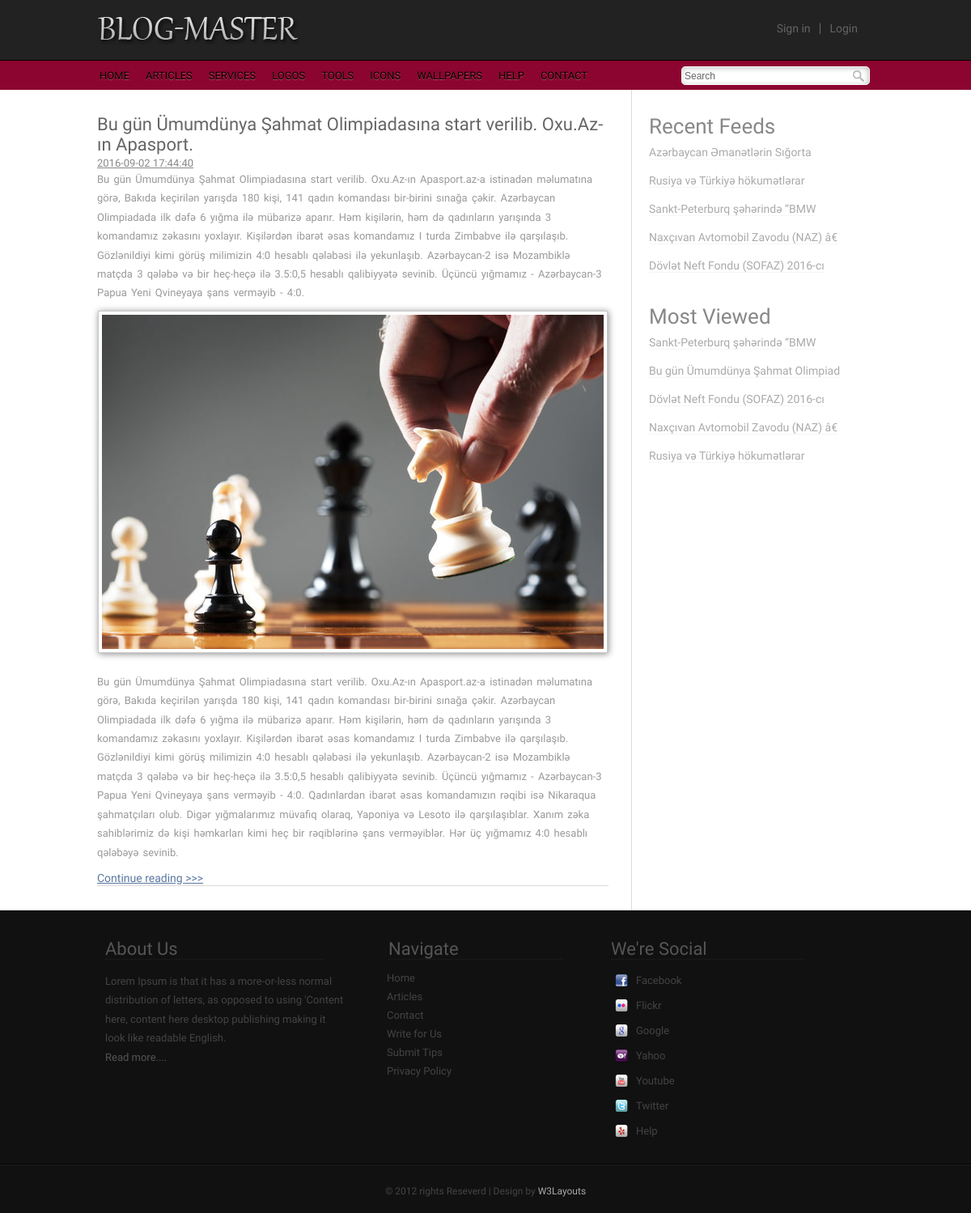
The page /single.php on the database its author committed.
### tables this page shows
CREATE TABLE `navbar` (
  `id` int(11) NOT NULL,
  `name` varchar(50) NOT NULL
);

CREATE TABLE `news` (
  `id` int(11) NOT NULL,
  `headContent` text NOT NULL,
  `content` text NOT NULL,
  `image` varchar(200) NOT NULL,
  `data` timestamp NOT NULL DEFAULT CURRENT_TIMESTAMP ON UPDATE CURRENT_TIMESTAMP,
  `viewed` int(11) NOT NULL
);

### config.php (called while the page is built, shortened)
<?php
class database{
	public $hostname = 'localhost';
	public $username = 'root';
	public $password = '';
	public $db_name = 'week10day04-task';
	public $connect;
	public function __construct(){
		$this -> connect = mysqli_connect($this -> hostname, $this -> username, $this -> password, $this -> db_name);
	}
	public function select($table, $column = "*", $id = NULL, $whereColumn = NULL, $search=NULL, $orderByColumn = NULL, $ABC_DESC = NULL, $limit = NULL){
		if($this->connect){
			$sql = "SELECT $column FROM $table ";
			if ($orderByColumn != NULL || $ABC_DESC != NULL) {
				$sql .= ' ORDER BY '.$orderByColumn.' '.$ABC_DESC;
			}
			if ($limit != NULL) {
				$sql .= " LIMIT ".$limit;
			}
			$query = mysqli_query($this -> connect, $sql);
			return $query;
		}else{
			echo'Error';
		}
	}
}

### single.php (the view, shortened to what this page needs)
<!DOCTYPE HTML>
<html>
<head>
<link href="css/style.css" rel="stylesheet" type="text/css" media="all"/>
</head>
<body>
<?php
	include 'header.php';
?>
<div class="wrap">
	<div class="main">
		<div class="content">
			<div class="box1">
			<?php
				$id = $_GET['id'];
				$con = new database;
				$b = $con -> select('news','*', "$id" );
				$row = mysqli_fetch_assoc($b);
				$title = substr($row['content'], 0, 81);  ?>
			   <h2><a href="single.php?id=<?=$row['id'];?>"><?=$title;?></a></h2>
			   <span><?=$row['data'];?></span>
			   <p><?=$row['headContent'];?></p>
				<div class="top_img">
				   <img src="images/imageBase/<?=$row['image'];?>" alt="" />
				</div>
				<div class="data_desc">
					<p><?=$row['content'];?></p>
				    <a href="single.php?id=<?=$row['id'];?>">Continue reading >>></a>
				</div>
			</div>
		</div>
	<div class="sidebar">
		<?php
			include 'recend.php';
		?>
	<div class="side_bottom">
		   <?php
	    		include 'mostViewed.php';
	 	  	?>
	</div>
	</div>
	</div>
</div>
<?php
	include 'footer.php';
?>
</body>
</html>

### header.php (shortened to what this page needs)
<div class="header">
	<div class="header_top">
		<div class="wrap">
			<div class="logo">
			     <a href="index.php"><img src="images/logo.png" alt="" /></a>
			</div>
			<div class="login_button">
			    <ul>
			    <li><a href="#">Sign in</a><li> |
			    <li><a href="admin/login.php">Login</a></li>
			    </ul>
			</div>
		</div>
	</div>
	<div class="header_bottom">
		<div class="wrap">
			<div class="menu">
			    <ul>
			    	<?php
			    		include 'config.php';
			    		$conn = new database;
			    		$answer = $conn -> select('navbar', 'name');
			    		while($row = mysqli_fetch_assoc($answer)){ ?>
			    		<li><a href="index.php"><?=$row['name'];?></a></li>
			    	<?php } ?>
			    	<li><a href="contact.php">CONTACT</a></li>
			    </ul>
			</div>
			<div class="search_box">
			    <form action="search.php" method="POST">
			    <input type="text" name="search" value="Search" onfocus="this.value = '';" onblur="if (this.value == '') {this.value = 'Search';}"><input type="submit" name="submit" value="">
			    </form>
			</div>
		</div>
	</div>
</div>

### recend.php
<div class="side_top">
	<h2>Recent Feeds</h2>
	<div class="list1">
		<ul>
			<?php
				$con = new database;
				$bb = $con->select('news','*',NULL,NULL,NULL,'id','DESC',5);
				while($row = mysqli_fetch_assoc($bb)){ $content = substr($row['content'], 0, 36) ?>
					<li><a href="single.php?id=<?=$row['id'];?>"><?=$content;?></a></li>
			<?php
				}
			?>
		</ul>
	</div>
</div>

### mostViewed.php
<h2>Most Viewed</h2>
<div class="list2">
	<ul><?php
			$con= new database;
			$b = $con->select('news','*',NULL,NULL,NULL,'viewed','DESC',5);
			while($row = mysqli_fetch_assoc($b)){ $content = substr($row['content'], 0, 36) ?>
				<li><a href="single.php?id=<?=$row['id'];?>"><?=$content;?></a></li>
		<?php
			}
		?>
	</ul>
</div>

### css/style.css (style rules this page uses)
html,body,div,span,applet,object,iframe,h1,h2,h3,h4,h5,h6,p,blockquote,pre,a,abbr,acronym,address,big,cite,code,del,dfn,em,img,ins,kbd,q,s,samp,small,strike,strong,sub,sup,tt,var,b,u,i,dl,dt,dd,ol,nav ul,nav li,fieldset,form,label,legend,table,caption,tbody,tfoot,thead,tr,th,td,article,aside,canvas,details,embed,figure,figcaption,footer,header,hgroup,menu,nav,output,ruby,section,summary,time,mark,audio,video { margin:0;padding:0;border:0;font-size:100%;font:inherit;vertical-align:baseline; }
ol,ul { list-style:none;margin:0;padding:0; }
a { text-decoration:none; }
img { max-width:100%; }
body { font-family: 'Monda', sans-serif; }
.wrap { width:1000px; margin:0 auto; }
.header_top { background:#222; border-bottom: 1px solid black; padding:5px 0; }
.header_bottom { background:#8B0530; border-top: 1px solid #920029; }
.logo { float:left; margin-left:15px; }
.login_button { float:right; color:#646464; margin:20px 30px; }
.login_button li { display:inline-block; }
.login_button li a { color:#646464; font-size:14px; padding:0 10px; }
.menu { float:left; margin-left:15px; }
.menu li { display:inline-block; }
.menu li a { text-decoration:none; display:block; color:#000; text-shadow: 0 1px 0 #fff; text-shadow: 0 1px 0 #B34761; font-size:13px; margin:10px 8px; }
.search_box { float:right; margin:6px 25px; border:1px solid #fff; background:#FFF; border-radius:0.3em; position:relative; -moz-box-shadow: inset -1px 1px 7px -1px #aaa; -webkit-box-shadow: inset -1px 1px 7px -1px #aaa; box-shadow: inset -1px 1px 7px -1px #aaa; }
.search_box input[type="text"] { border:none; outline:none; background:none; font-size:12px; color:#666; width:195px; padding:3px; }
.search_box input[type="submit"] { border:none; cursor:pointer; background:url(../images/search.png) no-repeat 9px 1px; position:relative; width:30px; }
.main { background:#fff; }
.content { float:left; width:680px; border-right:1px solid #E0D9D9; }
.box1 h2 a { font-size:22px; color:#666; }
.box1 { width:632px; margin:30px 20px; border-bottom:1px solid #E0D9D9; }
.box1 p { font-size:13px; word-spacing:2px; line-height:1.8em; color:#999; margin-bottom:10px; }
.sidebar { float:right; width:318px; }
.side_top { padding:30px 0 0 20px; }
.side_top h2 { font-size:26px; color:#888; }
.list1 li a { font-size:14px; color:#AAA; line-height:2.5em; border-bottom:1px solid #f6f6f6; }
.side_bottom { padding:30px 0 0 20px; }
.side_bottom h2 { font-size:26px; color:#888; }
.list2 li a { font-size:14px; color:#AAA; line-height:2.5em; border-bottom:1px solid #f6f6f6; }
.box1 span { font-size:13px; color:#888; text-decoration:underline; font-size:13px; }
.top_img { text-align:center; margin:10px 0; }
.top_img img { border: 1px solid #CAC9C9; padding: 4px; box-shadow: 1px 1px 8px #888; }
.data_desc { margin-top:20px; }
.data_desc p { font-size:13px; word-spacing:2px; line-height:1.8em; color:#999; margin-bottom:10px; }
.data_desc a { color:#5a77a0; text-decoration:underline; font-size:14px; }

### rows shown on the page
navbar: name "HOME"
navbar: name "ARTICLES"
navbar: name "SERVICES"
navbar: name "LOGOS"
navbar: name "TOOLS"
navbar: name "ICONS"
navbar: name "WALLPAPERS"
navbar: name "HELP"
news: content "Bu gün Ümumdünya Şahmat Olimpiadasına start verilib. Oxu.Az-ın Apasport.", data "2016-09-02 17:44:40", headContent "Bu gün Ümumdünya Şahmat Olimpiadasına start verilib. Oxu.Az-ın Apasport.az-a istinadən məlumatına görə, Bakıda keçirilən yarışda 180 kişi, 141 qadın komandası bir-birini sınağa çəkir. Azərbaycan Olimpiadada ilk dəfə 6 yığma ilə mübarizə aparır. Həm kişilərin, həm də qadınların yarışında 3 komandamız zəkasını yoxlayır. Kişilərdən ibarət əsas komandamız I turda Zimbabve ilə qarşılaşıb. Gözlənildiyi kimi görüş milimizin 4:0 hesablı qələbəsi ilə yekunlaşıb. Azərbaycan-2 isə Mozambiklə matçda 3 qələbə və bir heç-heçə ilə 3.5:0,5 hesablı qalibiyyətə sevinib. Üçüncü yığmamız - Azərbaycan-3 Papua Yeni Qvineyaya şans verməyib - 4:0.", image (picture), content "Bu gün Ümumdünya Şahmat Olimpiadasına start verilib. Oxu.Az-ın Apasport.az-a istinadən məlumatına görə, Bakıda keçirilən yarışda 180 kişi, 141 qadın komandası bir-birini sınağa çəkir. Azərbaycan Olimpiadada ilk dəfə 6 yığma ilə mübarizə aparır. Həm kişilərin, həm də qadınların yarışında 3 komandamız zəkasını yoxlayır. Kişilərdən ibarət əsas komandamız I turda Zimbabve ilə qarşılaşıb. Gözlənildiyi kimi görüş milimizin 4:0 hesablı qələbəsi ilə yekunlaşıb. Azərbaycan-2 isə Mozambiklə matçda 3 qələbə və bir heç-heçə ilə 3.5:0,5 hesablı qalibiyyətə sevinib. Üçüncü yığmamız - Azərbaycan-3 Papua Yeni Qvineyaya şans verməyib - 4:0. Qadınlardan ibarət əsas komandamızın rəqibi isə Nikaraqua…", content "Bu gün Ümumdünya Şahmat Olimpiad"
news: content "Azərbaycan Əmanətlərin Sığorta"
news: content "Rusiya və Türkiyə hökumətlərar"
news: content "Sankt-Peterburq şəhərində “BMW"
news: content "Naxçıvan Avtomobil Zavodu (NAZ) â€"
news: content "Dövlət Neft Fondu (SOFAZ) 2016-cı"
